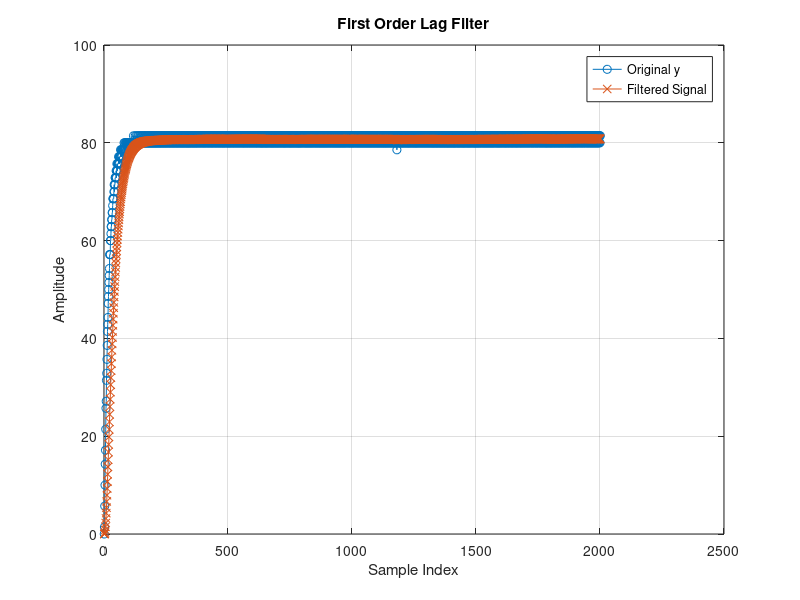

Source code (MATLAB): (Note: this script raises an error after producing the figure.)
clear all
close all
clc

%% Definition of sampling time and input/output signal retrieved from the motor
Ts = 0.005;
y = load('motor_data/y_motore.mat').y;
t = load('motor_data/t_motore.mat').t;
u(1) = 12;

%% Filter signal using first order lag filter
Tfs = 0.00025
alpha = exp(-Tfs/Ts)
y_filtered = zeros(size(y));
for k = 2:length(y)
    y_filtered(k) = alpha * y_filtered(k-1) + (1 - alpha) * y(k-1);
end

% Plot the results for visualization
figure;
plot(y, '-o');
hold on;
plot(y_filtered, '-x');
legend('Original y', 'Filtered Signal');
xlabel('Sample Index');
ylabel('Amplitude');
title('First Order Lag Filter');
grid on;

%% Areas approach to obtain the motor model

n = size(y_filtered)
S1 = 0
y_overline = y_filtered(length(y_filtered))
%for i = 1:n-1
%    S1 = S1 +(y_overline-y_filtered(i))*(t(i+1)-t(i));% definizione di integrale, f * \delta T, che suppongo essere sufficientemente piccolo
%end 
% Instead of computing the area through the for loop above, it is used a
% more precise function provided by MATLAB: trapz, that calculate the area
% using the trapezoid method
Q = trapz(t(1:length(t)),y_filtered(1:length(y_filtered)))
ext_area = y_overline*t(round(length(t)))-Q
S1 = ext_area/y_overline
mu = y_overline / u(1)

f=find(t<S1) % In this way it is found the index of t such that t is equal 
% to T+tau
S2 = trapz(t(1:length(f)),y_filtered(1:length(f))) % it is computed the area
% as suggested by the areas approach, until T+tau
T = S2*exp(1)/y_overline % it is calculated T from the formula (1):
%(1) S2 = y_overline*T/e 
tau = S1-T % tau is calculated from the formula (2):
%(2) S1 = y_overline(T+tau) 
% note that, in this case, the variable S1 is already divided by y_overline
s=tf('s')
G = mu/(1+s*T)*exp(-tau*s)
% This is the tf function representing the motor model, with the delay
% introducted by the approximation of the model
G_senza_pade = mu/(1+s*T)
% This is the same tf, without the delay

%% From Volt-Speed tf to Volt-Position (rad) state space
G_senza_delay = G_senza_pade/s/9.5493; % since that the previously tf was mapping the
% u representing the voltage, to the y representing the speed in rpm, it is
% divided by s to map the same u to the y representing the position, and
% it is divided by the constant 9.5493 for represent the position in rad
num = [0 0 6.732];
den = [1.484 9.549 0];
[A,B,C,D] = tf2ss(num,den); 
% Here it is calculated the state space from the tf, without the delay

%% Adding the delay and using padè approximation in state space
sys_with_delay = ss(A,B,C,D,'InputDelay',tau) % it is added the delay calculated before
% in the state space model
sys_pade = pade(sys_with_delay,1,Inf,Inf) % using the padè function provided by
% MATLAB to get a better approximation of the state space matrices. It is
% equivalent to what it was seen in the course, but in this way the
% matrices are instantly computed.
A = sys_pade.A
B = sys_pade.B
C = sys_pade.C
D = sys_pade.D